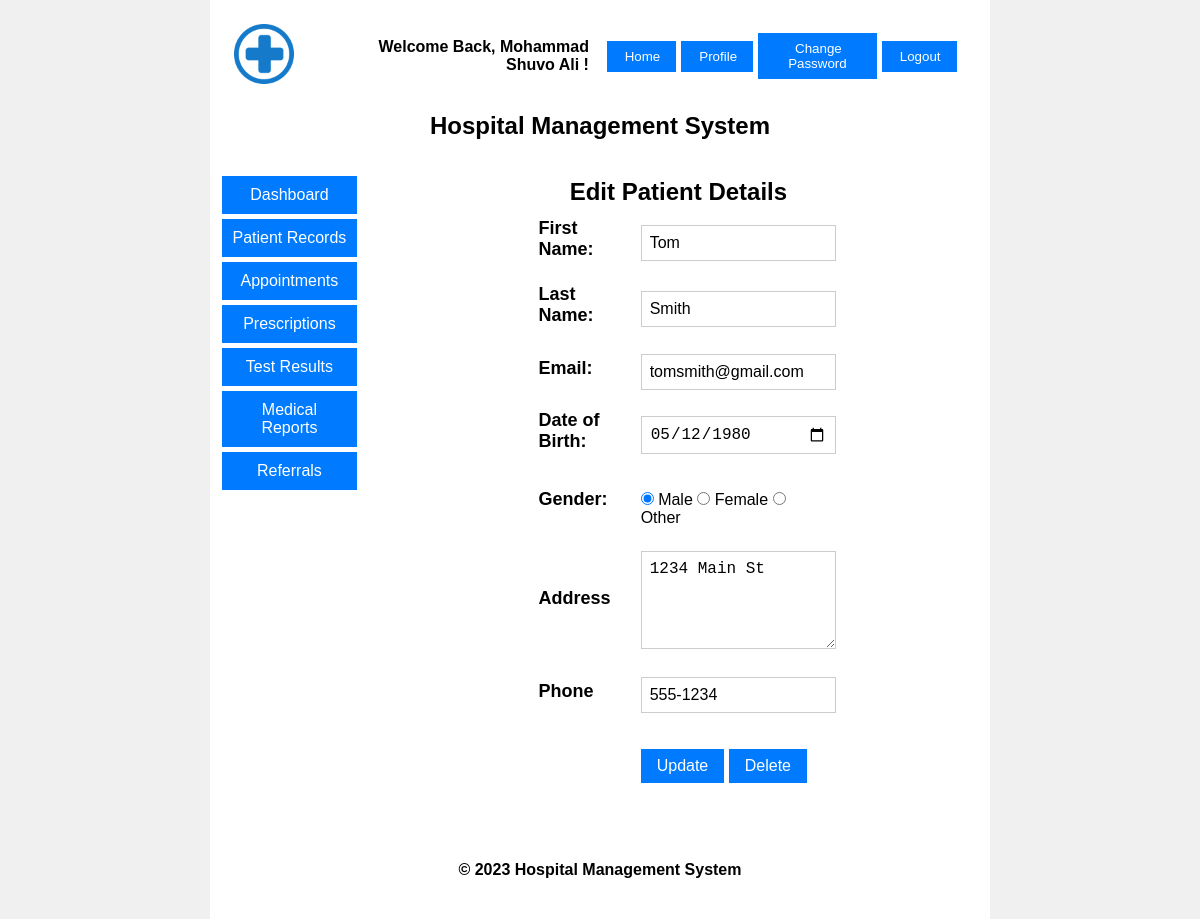
The page /views/edit_patient.php?patient_id=1 (signed in) on the database its author committed.
### tables this page shows
CREATE TABLE `doctor` (
  `doctor_id` int(11) NOT NULL,
  `user_id` int(11) NOT NULL,
  `first_name` varchar(255) NOT NULL,
  `last_name` varchar(255) NOT NULL,
  `date_of_birth` date DEFAULT NULL,
  `gender` enum('male','female','other') DEFAULT NULL,
  `address` text DEFAULT NULL,
  `phone` varchar(20) DEFAULT NULL
);

CREATE TABLE `patient` (
  `patient_id` int(11) NOT NULL,
  `first_name` varchar(255) NOT NULL,
  `last_name` varchar(255) NOT NULL,
  `date_of_birth` date DEFAULT NULL,
  `gender` enum('male','female','other') DEFAULT NULL,
  `address` text DEFAULT NULL,
  `phone` varchar(20) DEFAULT NULL,
  `email` varchar(255) DEFAULT NULL,
  `doctor_id` int(11) DEFAULT NULL
);

### models/edit_patient_model.php (called while the page is built, shortened)
<?php
require 'config.php';
$stmt = $pdo->prepare("SELECT * FROM patient WHERE patient_id = :patient_id");
$stmt->bindParam(':patient_id', $patient_id);
$stmt->execute();
$patient = $stmt->fetch(PDO::FETCH_ASSOC);
?>

### controllers/sanitize.php (called while the page is built)
<?php
function sanitize($data)
{
    $data = trim($data);
    $data = stripslashes($data);
    $data = htmlspecialchars($data);
    return $data;
}
?>

### controllers/edit_patient_controller.php (called while the page is built, shortened)
<?php
include 'sanitize.php';
  $patient_id = sanitize($_GET['patient_id']);
?>

### views/edit_patient.php (the view, shortened to what this page needs)
<?php
require '../controllers/edit_patient_controller.php';
require '../models/edit_patient_model.php';
include '../views/header.php';
include '../views/sidebar.php';
?>
<td width="80%" valign="top">
  <h2 align='center'>Edit Patient Details</h2>
  <div class="dashboard-form">
    <form method="post" action=<?php echo htmlspecialchars($_SERVER["PHP_SELF"]); ?>>
      <table align="center">
        <tr>
          <td> <label>First Name: </label></td>
          <td><input type="text" name="first_name" value="<?php echo $patient['first_name']; ?>" required></td>
        </tr>
        <tr>
          <td> <label>Last Name:</label></td>
          <td><input type="text" name="last_name" value="<?php echo $patient['last_name']; ?>" required></td>
        </tr>
        <tr>
          <td><label for="email">Email:</label></td>
          <td><input type="email" id="email" name="email" value="<?php echo $patient['email']; ?>" required></td>
        </tr>
        <tr>
          <td><label>Date of Birth:</label></td>
          <td><input type="date" name="date_of_birth" value="<?php echo $patient['date_of_birth']; ?>" required></td>
        </tr>
        <tr>
          <td><label>Gender:</label></td>
          <td>
            <input type="radio" name="gender" value="male" <?php if ($patient['gender'] == 'male')
                                                              echo 'checked'; ?>> Male
            <input type="radio" name="gender" value="female" <?php if ($patient['gender'] == 'female')
                                                                echo 'checked'; ?>> Female
            <input type="radio" name="gender" value="other" <?php if ($patient['gender'] == 'other')
                                                              echo 'checked'; ?>> Other
          </td>
        </tr>
        <tr>
          <td><label for="address">Address</label></td>
          <td>
            <textarea id="address" name="address" required><?php echo $patient['address']; ?></textarea>
          </td>
        </tr>
        <tr>
          <td><label for="phone">Phone</label></td>
          <td><input type="tel" id="phone" name="phone" pattern="[0-9]*" value="<?php echo $patient['phone']; ?>" required></td>
        </tr>
        <tr>
          <td></td>
          <td colspan="2" align="center">
            <input type="submit" name="update" value="Update">
            <input type="submit" name="delete" value="Delete" onclick="return confirm('Are you sure you want to delete this patient record?');">
          </td>
        </tr>
      </table>
      <br>
    </form>
  </div>
</td>
</tr>
<?php include '../views/footer.php'; ?>

### views/header.php (shortened to what this page needs)
<!DOCTYPE html>
<html lang="en">
<head>
	<?php
		if (isset($_COOKIE['mode'])) {
			$mode = $_COOKIE['mode'];
			if ($mode == 'light') {
				echo '<link rel="stylesheet" href="../views/css/light_style.css">';
			} else if ($mode == 'dark') {
				echo '<link rel="stylesheet" href="../views/css/dark_style.css">';
			}
		} else {
			echo '<link rel="stylesheet" href="../views/css/light_style.css">';
		}
	?>
</head>
<body>
	<table class="main_table" width="60%;" align='center'>
		<tr>
			<td colspan="4">
				<table width="100%;">
					<tr>
						<td width="100" height="40" align="center">
							<a href="index.php">
								<img src="../picture/logo.png" alt="HMS LOGO" width="60" height="60">
							</a>
						</td>
						<td align='right'>
							<nav style="text-align: right;">
								<?php
								if (isset($_SESSION['user_id']) && $_SESSION['role'] == 'doctor') {
									$user_id = $_SESSION['user_id'];
									require "../models/config.php";
									$stmt = $pdo->prepare("SELECT first_name, last_name FROM doctor WHERE user_id = :user_id");
									$stmt->bindParam(":user_id", $user_id);
									$stmt->execute();
									$doctor = $stmt->fetch(PDO::FETCH_ASSOC);
									if ($doctor) {
										$fname = ucwords($doctor['first_name']);
										$lname = ucwords($doctor['last_name']);
										echo '<b>Welcome Back, ' . $fname . ' ' . $lname . ' !</b> &nbsp&nbsp&nbsp&nbsp';
										echo '<button><a href="doctor_dashboard.php">Home</a></button>';
										echo '<button><a href="profile.php">Profile</a></button>';
										echo '<button><a href="change_password.php">Change Password</a></button>';
										echo '<button><a href="../controllers/logout.php">Logout</a></button> &nbsp';
									}
								}
								?>
							</nav>
						</td>
					</tr>
					<tr>
						<td colspan="2">
							<h2 align='center'>Hospital Management System</h2>
						</td>
					</tr>
				</table>
			</td>
		</tr>

### views/css/light_style.css (style rules this page uses)
body { font-family: Arial, sans-serif; background-color: #f0f0f0; margin: 0; padding: 0; }
.main_table { width: 65%; margin: 0 auto; background-color: #ffffff; }
th, td { padding: 10px; text-align: left; }
a { text-decoration: none; color: #1100ff; }
nav { display: flex; justify-content: flex-end; align-items: center; }
nav button { padding: 8px 16px; background-color: #007bff; color: #ffffff; border: none; cursor: pointer; margin-right: 5px; }
nav button a { color: #ffffff; margin-left: 2px; }
h2 { text-align: center; margin-top: 2px; margin-bottom: 2px; }
.dashboard-form { width: 50%; margin: 0 auto; }
.dashboard-form form { margin: 0 auto; text-align: center; }
.dashboard-form table { margin: 0 auto; width: 100%; border-collapse: collapse; }
.dashboard-form label { display: block; margin-bottom: 4px; font-weight: bold; font-size: 18px; }
.dashboard-form select, .dashboard-form input[type="text"], .dashboard-form input[type="email"], .dashboard-form input[type="date"], .dashboard-form textarea, .dashboard-form input[type="tel"], .dashboard-form input[type="time"], .dashboard-form input[type="password"] { width: 100%; padding: 8px; margin-top: 4px; font-size: 16px; border: 1px solid #ccc; }
.dashboard-form input[type="radio"] { margin-right: 4px; }
.dashboard-form textarea { height: 80px; }
.dashboard-form input[type="submit"], .dashboard-form input[type="reset"], .dashboard-form input[type="checkbox"], .dashboard-form input[type="radio"] { display: inline-block; margin: 0; padding: 8px 16px; margin-top: 16px; background-color: #007bff; color: #fff; text-decoration: none; border: none; cursor: pointer; font-size: 16px; }

### rows shown on the page
doctor: first_name "Mohammad Shuvo", last_name "Ali"
patient: first_name "Tom", last_name "Smith", email "tomsmith@gmail.com", date_of_birth "05/12/1980", gender "☑", address "1234 Main St", phone "555-1234"
